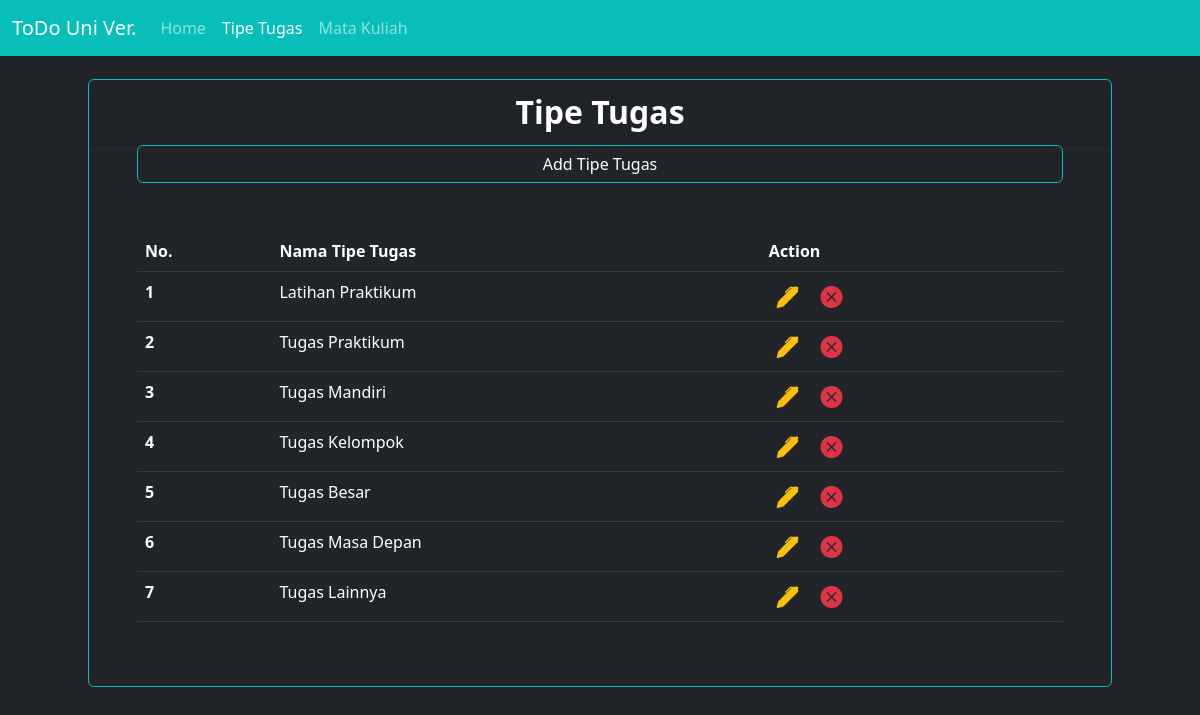
Page /TP3_PHPGUI/tipetugas.php on the committed database.
### tables this page shows
CREATE TABLE `tipe_tugas` (
  `id` int(3) NOT NULL,
  `tipe` varchar(255) NOT NULL
);

### TP3_PHPGUI/config/db.php (called while the page is built)
<?php
$DB_HOST = "localhost";
$DB_USERNAME = "root";
$DB_PASSWORD = "";
$DB_NAME = "todo_db";

### TP3_PHPGUI/classes/DB.php (called while the page is built, shortened)
<?php
class DB
{
    private $hostname;
    private $username;
    private $password;
    private $dbname;
    private $conn;
    private $result;
    function __construct($hostname, $username, $password, $dbname)
    {
        $this->hostname = $hostname;
        $this->username = $username;
        $this->password = $password;
        $this->dbname = $dbname;
    }
    function open()
    {
        $this->conn = mysqli_connect($this->hostname, $this->username, $this->password, $this->dbname);
    }
    function execute($query)
    {
        $this->result = mysqli_query($this->conn, $query);
    }
    function getResult()
    {
        return mysqli_fetch_array($this->result);
    }
}

### TP3_PHPGUI/classes/TipeTugas.php (called while the page is built, shortened)
<?php
class TipeTugas extends DB
{
    function getTipe()
    {
        $query = "SELECT * FROM tipe_tugas";
        return $this->execute($query);
    }
}

### TP3_PHPGUI/tipetugas.php (the view, shortened to what this page needs)
<?php
include('config/db.php');
include('classes/DB.php');
include('classes/TipeTugas.php');
$tipe = new TipeTugas($DB_HOST, $DB_USERNAME, $DB_PASSWORD, $DB_NAME);
$tipe->open();
$tipe->getTipe();
$header = '<tr>
<th scope="row">No.</th>
<th scope="row">Nama Tipe Tugas</th>
<th scope="row">Action</th>
</tr>';
$data = null;
$no = 1;
while ($row = $tipe->getResult()) {
    $data .= '<tr>
    <th scope="row">' . $no . '</th>
    <td>' . $row['tipe'] . '</td>
    <td style="font-size: 22px;">
    <a href="tipeaddit.php?update=' . $row['id'] . '" title="Edit Data"><i class="bi bi-pen-fill text-warning m-2"></i></a>&nbsp;<a href="tipetugas.php?hapus=' . $row['id'] . '" title="Delete Data"><i class="bi bi-x-circle-fill text-danger m-2"></i></a>
    </td>
    </tr>';
    $no++;
}

### rows in the picture
tipe_tugas: tipe "Latihan Praktikum"
tipe_tugas: tipe "Tugas Praktikum"
tipe_tugas: tipe "Tugas Mandiri"
tipe_tugas: tipe "Tugas Kelompok"
tipe_tugas: tipe "Tugas Besar"
tipe_tugas: tipe "Tugas Masa Depan"
tipe_tugas: tipe "Tugas Lainnya"

### other values in the picture
$this->content "ToDo Uni Ver. Home Tipe Tugas Mata Kuliah Tipe Tugas Add Tipe Tugas"
